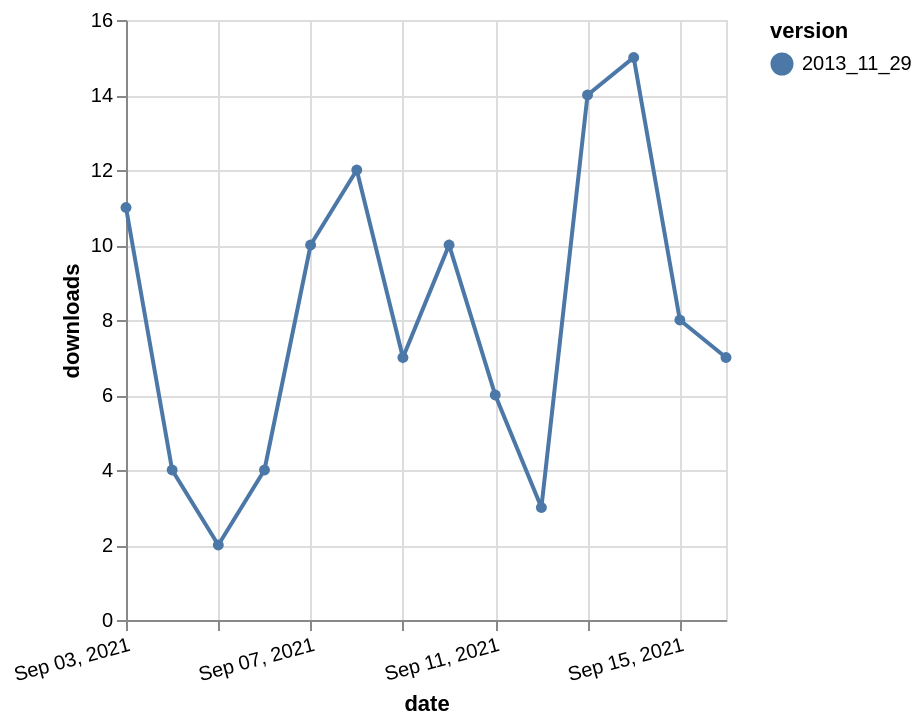

Express this chart as Vega-Lite.
### Vega-Lite specification from a JSON file in a GitHub repository (floating-point values rounded to 4 significant figures)
{"$schema": "https://vega.github.io/schema/vega-lite/v5.json", "description": "A simple bar chart with embedded data.", "data": {"values": [{"date": "2021-09-03", "total": 8898, "delta": 11, "version": "2013_11_29"}, {"date": "2021-09-04", "total": 8902, "delta": 4, "version": "2013_11_29"}, {"date": "2021-09-05", "total": 8904, "delta": 2, "version": "2013_11_29"}, {"date": "2021-09-06", "total": 8908, "delta": 4, "version": "2013_11_29"}, {"date": "2021-09-07", "total": 8918, "delta": 10, "version": "2013_11_29"}, {"date": "2021-09-08", "total": 8930, "delta": 12, "version": "2013_11_29"}, {"date": "2021-09-09", "total": 8937, "delta": 7, "version": "2013_11_29"}, {"date": "2021-09-10", "total": 8947, "delta": 10, "version": "2013_11_29"}, {"date": "2021-09-11", "total": 8953, "delta": 6, "version": "2013_11_29"}, {"date": "2021-09-12", "total": 8956, "delta": 3, "version": "2013_11_29"}, {"date": "2021-09-13", "total": 8970, "delta": 14, "version": "2013_11_29"}, {"date": "2021-09-14", "total": 8985, "delta": 15, "version": "2013_11_29"}, {"date": "2021-09-15", "total": 8993, "delta": 8, "version": "2013_11_29"}, {"date": "2021-09-16", "total": 9000, "delta": 7, "version": "2013_11_29"}]}, "width": "container", "mark": {"type": "line", "point": {"filled": true}}, "encoding": {"x": {"field": "date", "type": "temporal", "timeUnit": "yearmonthdate", "title": "date", "axis": {"labelAngle": -15}}, "y": {"field": "delta", "type": "quantitative", "title": "downloads"}, "color": {"field": "version", "type": "nominal"}, "tooltip": {"field": "delta"}}}
